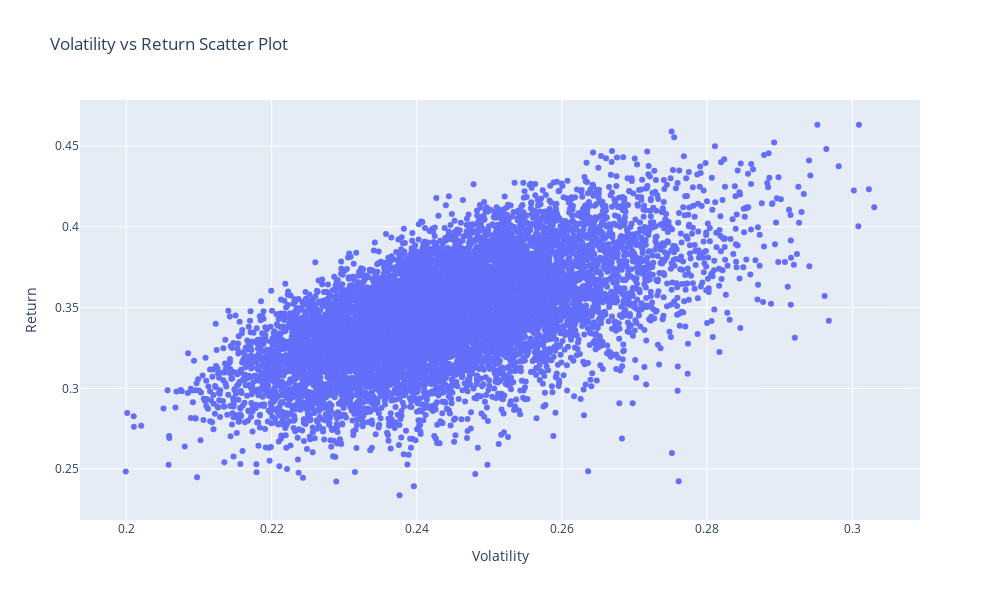

Write notebook code for a chart like this one.
### Markdown cell above
# Plotting the Efficient Frontier

### Code cell
# Create a dataframe with returns and volatility
ports = pd.DataFrame({'Return': p_ret, 'Volatility': p_vol})

fig = go.Figure()
fig.add_trace(go.Scatter(
    x = ports.Volatility,
    y = ports.Return,
    mode = "markers",
))
fig.update_layout(title="Volatility vs Return Scatter Plot",
                  xaxis_title="Volatility",
                  yaxis_title="Return",
                  height=600,
                  width=1000)
fig.show()

### Figure 1 — Plotly figure (JSON) as saved in the notebook; plotly's stock layout.template omitted (floating-point values rounded to 4 significant figures; data arrays with more than 128 entries replaced by an {"elided": "..."} marker saying what was removed)
{"data": [{"mode": "markers", "type": "scatter", "x": {"elided": "10000 float values"}, "y": {"elided": "10000 float values"}}], "layout": {"height": 600, "title": {"text": "Volatility vs Return Scatter Plot"}, "width": 1000, "xaxis": {"title": {"text": "Volatility"}}, "yaxis": {"title": {"text": "Return"}}}}
